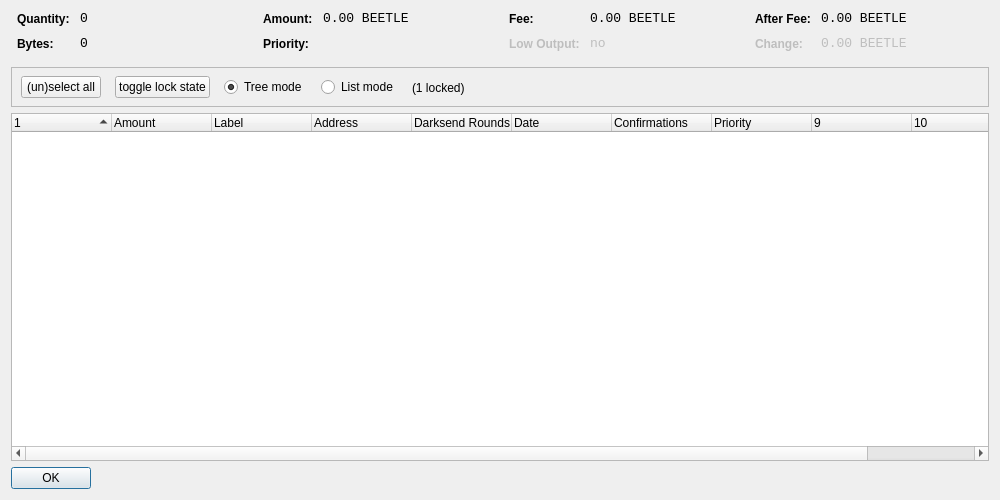
<?xml version="1.0" encoding="UTF-8"?>
<ui version="4.0">
 <class>CoinControlDialog</class>
 <widget class="QDialog" name="CoinControlDialog">
  <property name="geometry">
   <rect>
    <x>0</x>
    <y>0</y>
    <width>1000</width>
    <height>500</height>
   </rect>
  </property>
  <property name="windowTitle">
   <string>Coin Control</string>
  </property>
  <layout class="QVBoxLayout" name="verticalLayout">
   <item>
    <layout class="QHBoxLayout" name="horizontalLayoutTop" stretch="0,0,0,0">
     <property name="topMargin">
      <number>0</number>
     </property>
     <property name="bottomMargin">
      <number>10</number>
     </property>
     <item>
      <layout class="QFormLayout" name="formLayoutCoinControl1">
       <property name="horizontalSpacing">
        <number>10</number>
       </property>
       <property name="verticalSpacing">
        <number>10</number>
       </property>
       <property name="leftMargin">
        <number>6</number>
       </property>
       <property name="rightMargin">
        <number>6</number>
       </property>
       <item row="0" column="0">
        <widget class="QLabel" name="labelCoinControlQuantityText">
         <property name="styleSheet">
          <string notr="true">font-weight:bold;</string>
         </property>
         <property name="text">
          <string>Quantity:</string>
         </property>
        </widget>
       </item>
       <item row="0" column="1">
        <widget class="QLabel" name="labelCoinControlQuantity">
         <property name="font">
          <font>
           <family>Monospace</family>
           <pointsize>10</pointsize>
          </font>
         </property>
         <property name="cursor">
          <cursorShape>IBeamCursor</cursorShape>
         </property>
         <property name="contextMenuPolicy">
          <enum>Qt::ActionsContextMenu</enum>
         </property>
         <property name="text">
          <string notr="true">0</string>
         </property>
         <property name="textInteractionFlags">
          <set>Qt::LinksAccessibleByMouse|Qt::TextSelectableByKeyboard|Qt::TextSelectableByMouse</set>
         </property>
        </widget>
       </item>
       <item row="1" column="0">
        <widget class="QLabel" name="labelCoinControlBytesText">
         <property name="styleSheet">
          <string notr="true">font-weight:bold;</string>
         </property>
         <property name="text">
          <string>Bytes:</string>
         </property>
        </widget>
       </item>
       <item row="1" column="1">
        <widget class="QLabel" name="labelCoinControlBytes">
         <property name="font">
          <font>
           <family>Monospace</family>
           <pointsize>10</pointsize>
          </font>
         </property>
         <property name="cursor">
          <cursorShape>IBeamCursor</cursorShape>
         </property>
         <property name="contextMenuPolicy">
          <enum>Qt::ActionsContextMenu</enum>
         </property>
         <property name="text">
          <string notr="true">0</string>
         </property>
         <property name="textInteractionFlags">
          <set>Qt::LinksAccessibleByMouse|Qt::TextSelectableByKeyboard|Qt::TextSelectableByMouse</set>
         </property>
        </widget>
       </item>
      </layout>
     </item>
     <item>
      <layout class="QFormLayout" name="formLayoutCoinControl2">
       <property name="horizontalSpacing">
        <number>10</number>
       </property>
       <property name="verticalSpacing">
        <number>10</number>
       </property>
       <property name="leftMargin">
        <number>6</number>
       </property>
       <property name="rightMargin">
        <number>6</number>
       </property>
       <item row="0" column="0">
        <widget class="QLabel" name="labelCoinControlAmountText">
         <property name="styleSheet">
          <string notr="true">font-weight:bold;</string>
         </property>
         <property name="text">
          <string>Amount:</string>
         </property>
        </widget>
       </item>
       <item row="0" column="1">
        <widget class="QLabel" name="labelCoinControlAmount">
         <property name="font">
          <font>
           <family>Monospace</family>
           <pointsize>10</pointsize>
          </font>
         </property>
         <property name="cursor">
          <cursorShape>IBeamCursor</cursorShape>
         </property>
         <property name="contextMenuPolicy">
          <enum>Qt::ActionsContextMenu</enum>
         </property>
         <property name="text">
          <string notr="true">0.00 BEETLE</string>
         </property>
         <property name="textInteractionFlags">
          <set>Qt::LinksAccessibleByMouse|Qt::TextSelectableByKeyboard|Qt::TextSelectableByMouse</set>
         </property>
        </widget>
       </item>
       <item row="1" column="0">
        <widget class="QLabel" name="labelCoinControlPriorityText">
         <property name="styleSheet">
          <string notr="true">font-weight:bold;</string>
         </property>
         <property name="text">
          <string>Priority:</string>
         </property>
        </widget>
       </item>
       <item row="1" column="1">
        <widget class="QLabel" name="labelCoinControlPriority">
         <property name="font">
          <font>
           <family>Monospace</family>
           <pointsize>10</pointsize>
          </font>
         </property>
         <property name="cursor">
          <cursorShape>IBeamCursor</cursorShape>
         </property>
         <property name="contextMenuPolicy">
          <enum>Qt::ActionsContextMenu</enum>
         </property>
         <property name="text">
          <string/>
         </property>
         <property name="textInteractionFlags">
          <set>Qt::LinksAccessibleByMouse|Qt::TextSelectableByKeyboard|Qt::TextSelectableByMouse</set>
         </property>
        </widget>
       </item>
      </layout>
     </item>
     <item>
      <layout class="QFormLayout" name="formLayoutCoinControl3">
       <property name="horizontalSpacing">
        <number>10</number>
       </property>
       <property name="verticalSpacing">
        <number>10</number>
       </property>
       <property name="leftMargin">
        <number>6</number>
       </property>
       <property name="rightMargin">
        <number>6</number>
       </property>
       <item row="0" column="0">
        <widget class="QLabel" name="labelCoinControlFeeText">
         <property name="styleSheet">
          <string notr="true">font-weight:bold;</string>
         </property>
         <property name="text">
          <string>Fee:</string>
         </property>
        </widget>
       </item>
       <item row="0" column="1">
        <widget class="QLabel" name="labelCoinControlFee">
         <property name="font">
          <font>
           <family>Monospace</family>
           <pointsize>10</pointsize>
          </font>
         </property>
         <property name="cursor">
          <cursorShape>IBeamCursor</cursorShape>
         </property>
         <property name="contextMenuPolicy">
          <enum>Qt::ActionsContextMenu</enum>
         </property>
         <property name="text">
          <string notr="true">0.00 BEETLE</string>
         </property>
         <property name="textInteractionFlags">
          <set>Qt::LinksAccessibleByMouse|Qt::TextSelectableByKeyboard|Qt::TextSelectableByMouse</set>
         </property>
        </widget>
       </item>
       <item row="1" column="0">
        <widget class="QLabel" name="labelCoinControlLowOutputText">
         <property name="enabled">
          <bool>false</bool>
         </property>
         <property name="styleSheet">
          <string notr="true">font-weight:bold;</string>
         </property>
         <property name="text">
          <string>Low Output:</string>
         </property>
        </widget>
       </item>
       <item row="1" column="1">
        <widget class="QLabel" name="labelCoinControlLowOutput">
         <property name="enabled">
          <bool>false</bool>
         </property>
         <property name="font">
          <font>
           <family>Monospace</family>
           <pointsize>10</pointsize>
          </font>
         </property>
         <property name="cursor">
          <cursorShape>IBeamCursor</cursorShape>
         </property>
         <property name="contextMenuPolicy">
          <enum>Qt::ActionsContextMenu</enum>
         </property>
         <property name="text">
          <string notr="true">no</string>
         </property>
         <property name="textInteractionFlags">
          <set>Qt::LinksAccessibleByMouse|Qt::TextSelectableByKeyboard|Qt::TextSelectableByMouse</set>
         </property>
        </widget>
       </item>
      </layout>
     </item>
     <item>
      <layout class="QFormLayout" name="formLayoutCoinControl4">
       <property name="horizontalSpacing">
        <number>10</number>
       </property>
       <property name="verticalSpacing">
        <number>10</number>
       </property>
       <property name="leftMargin">
        <number>6</number>
       </property>
       <property name="rightMargin">
        <number>6</number>
       </property>
       <item row="0" column="0">
        <widget class="QLabel" name="labelCoinControlAfterFeeText">
         <property name="styleSheet">
          <string notr="true">font-weight:bold;</string>
         </property>
         <property name="text">
          <string>After Fee:</string>
         </property>
        </widget>
       </item>
       <item row="0" column="1">
        <widget class="QLabel" name="labelCoinControlAfterFee">
         <property name="font">
          <font>
           <family>Monospace</family>
           <pointsize>10</pointsize>
          </font>
         </property>
         <property name="cursor">
          <cursorShape>IBeamCursor</cursorShape>
         </property>
         <property name="contextMenuPolicy">
          <enum>Qt::ActionsContextMenu</enum>
         </property>
         <property name="text">
          <string notr="true">0.00 BEETLE</string>
         </property>
         <property name="textInteractionFlags">
          <set>Qt::LinksAccessibleByMouse|Qt::TextSelectableByKeyboard|Qt::TextSelectableByMouse</set>
         </property>
        </widget>
       </item>
       <item row="1" column="0">
        <widget class="QLabel" name="labelCoinControlChangeText">
         <property name="enabled">
          <bool>false</bool>
         </property>
         <property name="styleSheet">
          <string notr="true">font-weight:bold;</string>
         </property>
         <property name="text">
          <string>Change:</string>
         </property>
        </widget>
       </item>
       <item row="1" column="1">
        <widget class="QLabel" name="labelCoinControlChange">
         <property name="enabled">
          <bool>false</bool>
         </property>
         <property name="font">
          <font>
           <family>Monospace</family>
           <pointsize>10</pointsize>
          </font>
         </property>
         <property name="cursor">
          <cursorShape>IBeamCursor</cursorShape>
         </property>
         <property name="contextMenuPolicy">
          <enum>Qt::ActionsContextMenu</enum>
         </property>
         <property name="text">
          <string notr="true">0.00 BEETLE</string>
         </property>
         <property name="textInteractionFlags">
          <set>Qt::LinksAccessibleByMouse|Qt::TextSelectableByKeyboard|Qt::TextSelectableByMouse</set>
         </property>
        </widget>
       </item>
      </layout>
     </item>
    </layout>
   </item>
   <item>
    <widget class="QFrame" name="frame">
     <property name="minimumSize">
      <size>
       <width>0</width>
       <height>40</height>
      </size>
     </property>
     <property name="frameShape">
      <enum>QFrame::StyledPanel</enum>
     </property>
     <property name="frameShadow">
      <enum>QFrame::Sunken</enum>
     </property>
     <widget class="QWidget" name="horizontalLayoutWidget">
      <property name="geometry">
       <rect>
        <x>10</x>
        <y>0</y>
        <width>781</width>
        <height>41</height>
       </rect>
      </property>
      <layout class="QHBoxLayout" name="horizontalLayoutPanel" stretch="0,0,0,0,0">
       <property name="spacing">
        <number>14</number>
       </property>
       <item>
        <widget class="QPushButton" name="pushButtonSelectAll">
         <property name="sizePolicy">
          <sizepolicy hsizetype="Maximum" vsizetype="Fixed">
           <horstretch>0</horstretch>
           <verstretch>0</verstretch>
          </sizepolicy>
         </property>
         <property name="text">
          <string>(un)select all</string>
         </property>
        </widget>
       </item>
        <item>
         <widget class="QPushButton" name="pushButtonToggleLock">
          <property name="sizePolicy">
           <sizepolicy hsizetype="Maximum" vsizetype="Fixed">
            <horstretch>0</horstretch>
            <verstretch>0</verstretch>
           </sizepolicy>
          </property>
          <property name="text">
           <string>toggle lock state</string>
          </property>
          <property name="autoDefault">
           <bool>false</bool>
          </property>
         </widget>
        </item>
       <item>
        <widget class="QRadioButton" name="radioTreeMode">
         <property name="sizePolicy">
          <sizepolicy hsizetype="Maximum" vsizetype="Fixed">
           <horstretch>0</horstretch>
           <verstretch>0</verstretch>
          </sizepolicy>
         </property>
         <property name="text">
          <string>Tree mode</string>
         </property>
         <property name="checked">
          <bool>true</bool>
         </property>
        </widget>
       </item>
       <item>
        <widget class="QRadioButton" name="radioListMode">
         <property name="sizePolicy">
          <sizepolicy hsizetype="Maximum" vsizetype="Fixed">
           <horstretch>0</horstretch>
           <verstretch>0</verstretch>
          </sizepolicy>
         </property>
         <property name="text">
          <string>List mode</string>
         </property>
        </widget>
       </item>
        <item>
         <widget class="QLabel" name="labelLocked">
          <property name="text">
           <string>(1 locked)</string>
          </property>
         </widget>
        </item>
       <item>
        <spacer name="horizontalSpacer">
         <property name="orientation">
          <enum>Qt::Horizontal</enum>
         </property>
         <property name="sizeHint" stdset="0">
          <size>
           <width>40</width>
           <height>20</height>
          </size>
         </property>
        </spacer>
       </item>
      </layout>
     </widget>
    </widget>
   </item>
   <item>
    <widget class="CoinControlTreeWidget" name="treeWidget">
     <property name="contextMenuPolicy">
      <enum>Qt::CustomContextMenu</enum>
     </property>
     <property name="sortingEnabled">
      <bool>false</bool>
     </property>
     <property name="columnCount">
      <number>11</number>
     </property>
     <attribute name="headerShowSortIndicator" stdset="0">
      <bool>true</bool>
     </attribute>
     <attribute name="headerStretchLastSection">
      <bool>false</bool>
     </attribute>
     <column>
      <property name="text">
       <string/>
      </property>
     </column>
     <column>
      <property name="text">
       <string>Amount</string>
      </property>
     </column>
     <column>
      <property name="text">
       <string>Label</string>
      </property>
     </column>
     <column>
      <property name="text">
       <string>Address</string>
      </property>
     </column>
     <column>
      <property name="text">
       <string>Darksend Rounds</string>
      </property>
    </column>
     <column>
      <property name="text">
       <string>Date</string>
      </property>
     </column>
     <column>
      <property name="text">
       <string>Confirmations</string>
      </property>
      <property name="toolTip">
       <string>Confirmed</string>
      </property>
     </column>
     <column>
      <property name="text">
       <string>Priority</string>
      </property>
     </column>
     <column>
      <property name="text">
       <string/>
      </property>
     </column>
     <column>
      <property name="text">
       <string/>
      </property>
     </column>
     <column>
      <property name="text">
       <string/>
      </property>
     </column>
     <column>
      <property name="text">
       <string/>
      </property>
     </column>
    </widget>
   </item>
   <item>
    <widget class="QDialogButtonBox" name="buttonBox">
     <property name="sizePolicy">
      <sizepolicy hsizetype="Maximum" vsizetype="Fixed">
       <horstretch>0</horstretch>
       <verstretch>0</verstretch>
      </sizepolicy>
     </property>
     <property name="orientation">
      <enum>Qt::Horizontal</enum>
     </property>
     <property name="standardButtons">
      <set>QDialogButtonBox::Ok</set>
     </property>
    </widget>
   </item>
  </layout>
 </widget>
 <customwidgets>
  <customwidget>
   <class>CoinControlTreeWidget</class>
   <extends>QTreeWidget</extends>
   <header>coincontroltreewidget.h</header>
  </customwidget>
 </customwidgets>
 <resources/>
 <connections/>
</ui>
